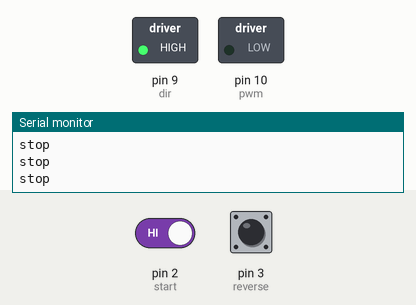
Recording of a sketch running on a simulated Arduino Uno, built with avr-gcc and run on an emulated ATmega328P. Shown: switched loads named in the sketch (green lamp = pin HIGH), the last lines printed to the serial monitor. Dashed ring = blinking. The inputs (shaded band) are chosen by the test bench; at power-on: pin 3 (reverse) HIGH, pin 2 (start) HIGH.

Above: at 1.2 s.
1.3 s: pin 3 (reverse) pulled LOW for 0.15 s
At 2.0 s:
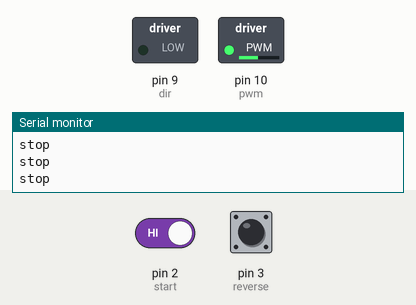
3.8 s: pin 3 (reverse) pulled LOW for 1 s
At 4.9 s:
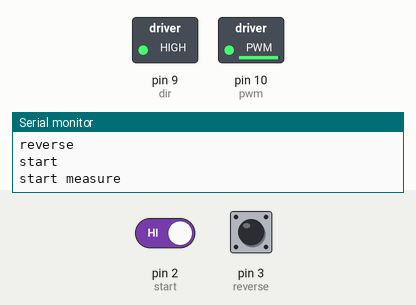
7.8 s: pin 2 (start) driven LOW and pin 3 (reverse) driven LOW
At 9.9 s:
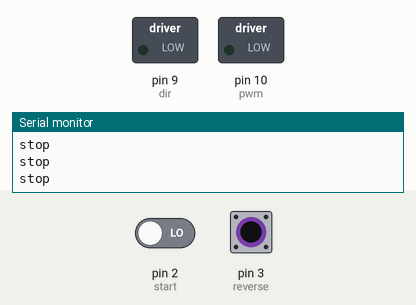
10.3 s: pin 2 (start) driven HIGH
At 10.9 s:
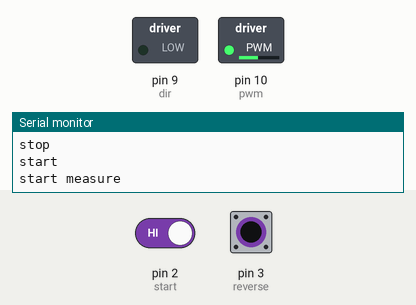
13.3 s: pin 3 (reverse) driven HIGH
At 14.9 s:
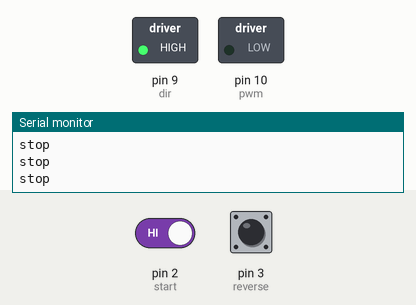
16.3 s: pin 3 (reverse) driven LOW
At 16.8 s:
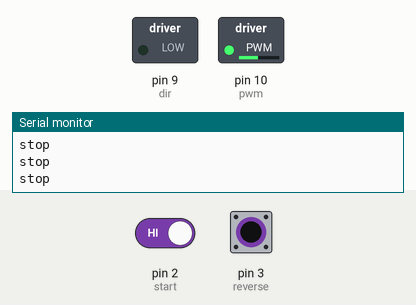
Timing chart, 0 to 20.3 s (numbered marks = the images above; inputs shaded):
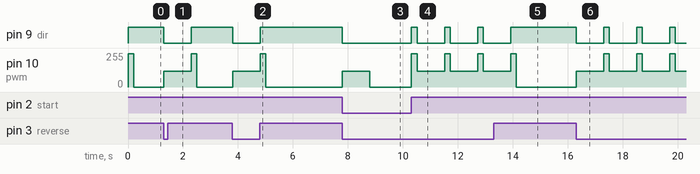

The sketch:

uno_all.ino
```cpp
bool measuring = false;
//button
const int start = 2;
const int reverse = 3;
int startState = HIGH;
int reverseState = HIGH;

//knock
const int pwm = 10;
const int dir = 9;

int button=0;
//
void setup() {
  //
  Serial.begin(9600);
  //button
  pinMode(start, INPUT_PULLUP);    // Use INPUT_PULLUP to avoid needing external pull-up resistors
    pinMode(reverse, INPUT_PULLUP);

  //knock
  pinMode(pwm, OUTPUT);
  pinMode(dir, OUTPUT);
}

void loop() {
  startState = digitalRead(start);
  reverseState = digitalRead(reverse);

    if (startState == HIGH && button==0) {

        measuring = true;
        Serial.println("start");
        digitalWrite(dir, HIGH);
         analogWrite(pwm, 250);
         Serial.println("start measure");
         delay(200);
        button = 1;

    }

    else if (reverseState == LOW && button==1) {
        digitalWrite(dir, LOW);
        analogWrite(pwm, 120);
        delay(1000);
        Serial.println("reverse");
        button = 0;
    }
    else {
        analogWrite(pwm, 0);
        Serial.println("stop");      // Stop motor
    }
}

  /*while (measuring) {

         digitalWrite(dir, HIGH);
         analogWrite(pwm, 230);
         Serial.println("start measure");
    }
 delay(500);
  Serial.println(button);
  startState = digitalRead(start);
  if (startState == HIGH) {
    measuring = true;
    Serial.println("1 high");

  } else {
    measuring = false;
    Serial.println("1 low");

  }
}*/
```

Measured:
- after the input at 1.3 s, pin 9 (dir): HIGH → LOW at once, → HIGH 1.0 s later; pin 10 (pwm): 0/255 → 120/255 at once, → 250/255 1.0 s later, → 0/255 0.20 s later
- after the input at 3.8 s, pin 9 (dir): HIGH → LOW at once, → HIGH 1.0 s later; pin 10 (pwm): 0/255 → 120/255 at once, → 250/255 1.0 s later, → 0/255 0.20 s later
- after the input at 7.8 s, pin 9 (dir): HIGH → LOW at once; pin 10 (pwm): 0/255 → 120/255 at once, → 0/255 1.0 s later
- after the input at 10.3 s, pin 9 (dir): alternates HIGH for 0.20 s and LOW for 1.0 s, starting at once; pin 10 (pwm): alternates 250/255 for 0.20 s and 120/255 for 1.0 s, starting at once
- after the input at 13.3 s, pin 9 (dir): goes on until 13.9 s, then stays HIGH
- after the input at 16.3 s, pin 9 (dir): alternates HIGH for 0.20 s and LOW for 1.0 s, starting at once; pin 10 (pwm): alternates 250/255 for 0.20 s and 120/255 for 1.0 s, starting at once
